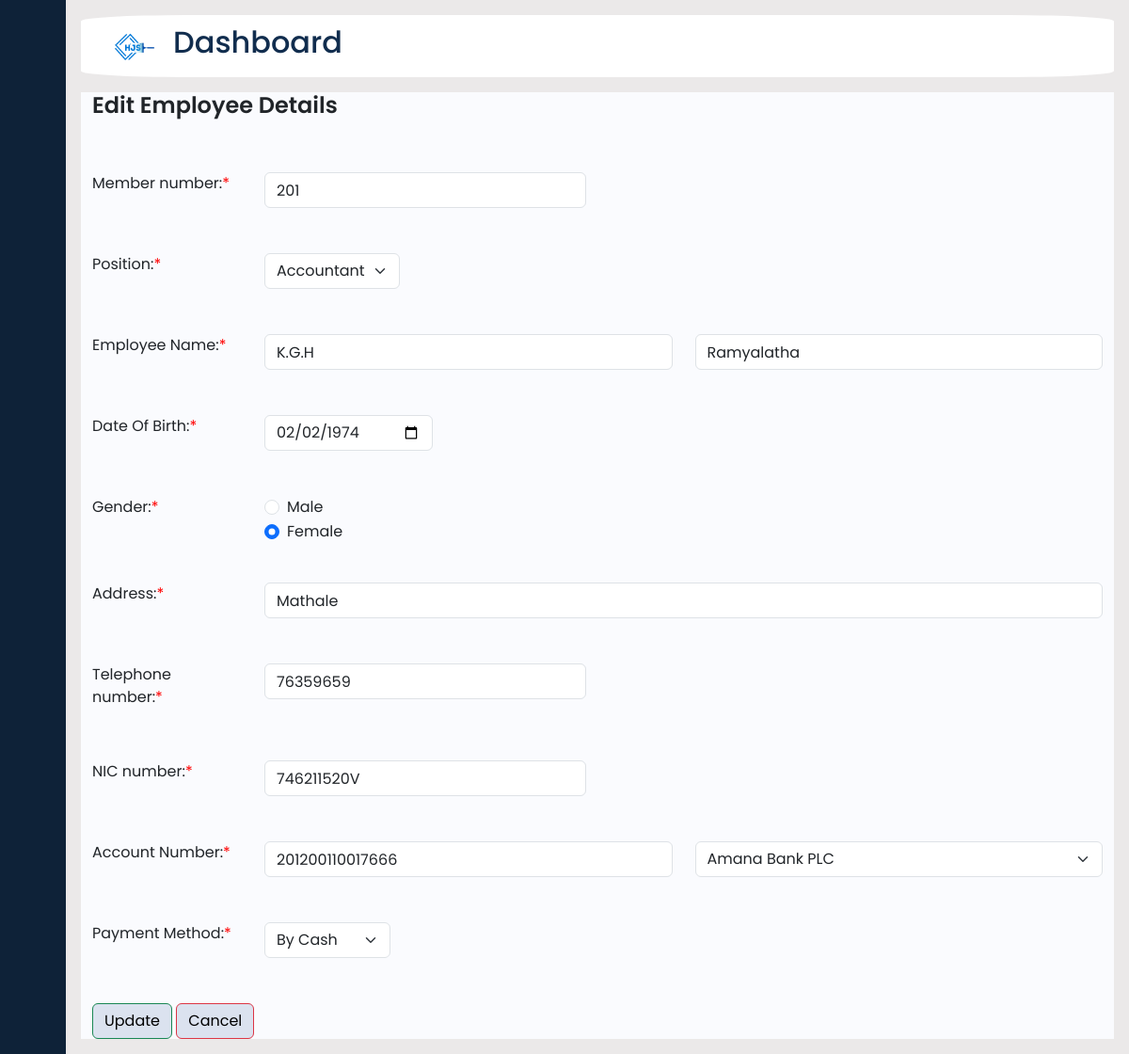
The app's page /Employee_edit.php?id=1 with its own data.
### tables this page shows
CREATE TABLE IF NOT EXISTS `employee` (
  `EMP_ID` int NOT NULL AUTO_INCREMENT,
  `Member_No` int NOT NULL,
  `F_name` varchar(20) DEFAULT NULL,
  `L_name` varchar(20) DEFAULT NULL,
  `NIC` varchar(20) NOT NULL,
  `Mobile` int DEFAULT NULL,
  `Gender` varchar(10) DEFAULT NULL,
  `Address` varchar(100) DEFAULT NULL,
  `DOB` date DEFAULT NULL,
  `Position_ID` int DEFAULT NULL,
  `work_ID` int DEFAULT NULL,
  `Pay_ID` int DEFAULT NULL,
  `Bank_ID` int DEFAULT NULL,
  PRIMARY KEY (`EMP_ID`),
  KEY `Pay_ID` (`Pay_ID`),
  KEY `Position_ID` (`Position_ID`),
  KEY `work_ID` (`work_ID`),
  KEY `Bank_ID` (`Bank_ID`)
);

CREATE TABLE IF NOT EXISTS `accountdetails` (
  `Acc_ID` int NOT NULL AUTO_INCREMENT,
  `Acc_No` decimal(20,0) DEFAULT NULL,
  `Branch` varchar(100) DEFAULT NULL,
  `Bank_ID` int DEFAULT NULL,
  `EMP_ID` int DEFAULT NULL,
  PRIMARY KEY (`Acc_ID`),
  KEY `EMP_ID` (`EMP_ID`),
  KEY `Bank_ID` (`Bank_ID`)
);

### Employee_edit.php (the view, shortened to what this page needs)
<?php
include('db_connection.php');
include('Header.php');
$EMP_ID = isset($_GET['id'])? $_GET['id'] : null;
if($EMP_ID !== null){
    $query = "SELECT e.Member_No, e.F_name, e.L_name, e.DOB, e.Gender, e.Address, e.Mobile, e.NIC,
    p.Position_name, pay.Pay_method, ad.Acc_No, bd.Bank_Name, e.EMP_ID
    FROM employee AS e
    LEFT JOIN accountdetails AS ad ON e.EMP_ID = ad.EMP_ID
    LEFT JOIN bankdetails AS bd ON ad.bank_id = bd.bank_id
    LEFT JOIN positions AS p ON e.Position_ID = p.Position_ID
    LEFT JOIN paymethod AS pay ON e.Pay_ID = pay.Pay_ID
    WHERE e.EMP_ID = $EMP_ID";
    $result = mysqli_query($conn,$query);
    if(!$result){
        die("query failed: ".mysqli_error($conn));
    }else{
        $row = mysqli_fetch_assoc($result);
    }
}else {
    echo "ID is not set.";
}
    ?>
<section>
    <div class="main">
        <div class="container">
            <h1 class="head">Edit Employee Details</h1><br><br>
            <form action="#" method="post">
                <div class="row">
                    <legend class="col-form-label col-sm-2 pt-0">Member number:<span class="required">*</span></legend>
                    <div class="col-auto">
                        <input type="text" class="form-control" name="Member_No" value= "<?php echo isset($row['Member_No']) ? $row['Member_No'] : ''; ?>">
                    </div>
                </div><br><br>
                <div class="row">
                    <legend class="col-form-label col-sm-2 pt-0">Position:<span class="required">*</span></legend>
                    <div class="col-auto">
                        <select class="form-select"  name="Position_name" aria-label="position selection" >
                            <?php
                            $Positions = mysqli_query($conn,"Select * from positions");
                            while($cc = mysqli_fetch_array($Positions)){
                            ?>
                            <option value="<?php echo $cc['Position_ID'] ?>" <?php if(isset($row['Position_name']) && $cc['Position_name'] == $row['Position_name']) echo 'selected'; ?>>
                                <?php echo $cc['Position_name']?>
                            </option>
                            <?php }?>
                        </select>
                    </div>
                </div><br><br>
                <div class="row">
                    <legend class="col-form-label col-sm-2 pt-0">Employee Name:<span class="required">*</span></legend>
                    <div class="col">
                        <input type="text" class="form-control" aria-label="First name" name="F_name" value="<?php echo isset($row['F_name']) ? $row['F_name'] : ''; ?>">
                    </div>
                    <div class="col">
                        <input type="text" class="form-control" aria-label="Last name" name="L_name" value="<?php echo isset($row['L_name']) ? $row['L_name'] : ''; ?>">
                    </div>
                </div><br><br>
                <div class="row">
                    <legend class="col-form-label col-sm-2 pt-0">Date Of Birth:<span class="required">*</span></legend>
                    <div class="col-auto">
                        <input type="date" class="form-control" name="DOB" value="<?php echo isset($row['DOB']) ? $row['DOB'] : ''; ?>">
                    </div>
                </div><br><br>
                <fieldset class="row mb-3">
                    <legend class="col-form-label col-sm-2 pt-0">Gender:<span class="required">*</span></legend>
                    <div class="col-sm-10">
                        <div class="form-check">
                            <input class="form-check-input" type="radio" name="Gender"  value="Male" <?php if (isset($row['Gender']) && $row['Gender'] == 'Male') echo 'checked' ?>>
                            Male
                        </div>
                        <div class="form-check">
                            <input class="form-check-input" type="radio" name="Gender"  value="Female" <?php if (isset($row['Gender']) && $row['Gender'] == 'Female') echo 'checked' ?>>
                            Female
                        </div>
                    </div>
                </fieldset><br>
                <div class="row">
                    <legend class="col-form-label col-sm-2 pt-0">Address:<span class="required">*</span></legend>
                    <div class="col">
                        <input type="text" class="form-control" name="Address" value="<?php echo isset($row['Address']) ? $row['Address'] : ''; ?>">
                    </div>
                </div><br><br>
                <div class="row">
                    <legend class="col-form-label col-sm-2 pt-0">Telephone number:<span class="required">*</span></legend>
                    <div class="col-auto">
                        <input type="text" class="form-control" name="Mobile" value="<?php echo isset($row['Mobile']) ? $row['Mobile'] : ''; ?>">
                    </div>
                </div><br><br>
                <div class="row">
                    <legend class="col-form-label col-sm-2 pt-0">NIC number:<span class="required">*</span></legend>
                    <div class="col-auto">
                        <input type="text" class="form-control" name="NIC" value="<?php echo isset($row['NIC']) ? $row['NIC'] : ''; ?>">
                    </div>
                </div><br><br>
                <div class="row">
                    <legend class="col-form-label col-sm-2 pt-0">Account Number:<span class="required">*</span></legend>
                    <div class="col">
                        <input type="text" class="form-control" aria-label="Account Number" name="Acc_No" value="<?php echo isset($row['Acc_No']) ? $row['Acc_No'] : ''; ?>">
                    </div>
                    <div class="col">
                        <select class="form-select"  name="Bank_Name" aria-label="Bank Selection">
                            <?php
                            $BankDetails = mysqli_query($conn," Select * from bankdetails");
                            while($c = mysqli_fetch_array($BankDetails)){
                            ?>
                            <option value="<?php echo $c['Bank_ID'] ?>" <?php if(isset($row['Bank_Name']) && $c['Bank_Name'] == $row['Bank_Name']) echo 'selected'; ?>>
                                <?php echo $c['Bank_Name']?>
                            </option>
                            <?php } ?>
                        </select>
                    </div>
                </div><br><br>
                <div class="row">
                    <legend class="col-form-label col-sm-2 pt-0">Payment Method:<span class="required">*</span></legend>
                    <div class="col-auto">
                        <select class="form-select" name="Pay_method" aria-label="payment selection" >
                            <?php
                            $PayMethod = mysqli_query($conn,"Select * from paymethod");
                            while($cc = mysqli_fetch_array($PayMethod)){
                            ?>
                            <option value="<?php echo $cc['Pay_ID'] ?>" <?php if(isset($row['Pay_method']) && $cc['Pay_method'] == $row['Pay_method']) echo 'selected'; ?>>
                                <?php echo $cc['Pay_method']?>
                            </option>
                            <?php }?>
                        </select>
                    </div>
                </div><br><br>
                <div>
                    <button type="submit" class="btn btn-success" style="color:black;" name="update" >Update</button>
                    <a href="Employee_view.php" class="btn btn-danger" style="color:black;">Cancel</a>
                </div>
            </form>
        </div>
    </div>
</section>

### styles.css (style rules this page uses)
a { text-decoration: none; }
h1 { font-weight: 600; font-size: 1.5rem; }
body { font-family: 'Poppins', sans-serif; }
.main { min-height: 100vh; width: 100%; overflow: hidden; transition: all 0.35s ease-in-out; background-color: #fafbfe; }
.required { color: red; }
.btn { background-color: #DBE2EF; }

### records on screen
employee: Member_No "201", F_name "K.G.H", L_name "Ramyalatha", DOB "02/02/1974", Gender "☑", Address "Mathale", Mobile "76359659", NIC "746211520V", Acc_No "201200110017666"

### other values on screen
form field Position_name "Accountant"
form field Bank_Name "Amana Bank PLC"
form field Pay_method "By Cash"
